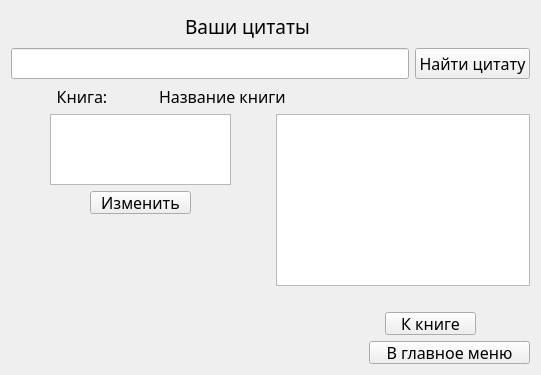
<?xml version="1.0" encoding="UTF-8"?>
<ui version="4.0">
 <class>My_Quotations</class>
 <widget class="QWidget" name="My_Quotations">
  <property name="geometry">
   <rect>
    <x>0</x>
    <y>0</y>
    <width>541</width>
    <height>375</height>
   </rect>
  </property>
  <property name="minimumSize">
   <size>
    <width>541</width>
    <height>375</height>
   </size>
  </property>
  <property name="windowTitle">
   <string>Form</string>
  </property>
  <layout class="QGridLayout" name="gridLayout">
   <item row="0" column="0">
    <layout class="QVBoxLayout" name="verticalLayout_5">
     <item>
      <layout class="QVBoxLayout" name="verticalLayout_4">
       <item>
        <layout class="QHBoxLayout" name="horizontalLayout_7">
         <item>
          <spacer name="horizontalSpacer_8">
           <property name="orientation">
            <enum>Qt::Horizontal</enum>
           </property>
           <property name="sizeHint" stdset="0">
            <size>
             <width>40</width>
             <height>20</height>
            </size>
           </property>
          </spacer>
         </item>
         <item>
          <widget class="QLabel" name="label_2">
           <property name="minimumSize">
            <size>
             <width>171</width>
             <height>31</height>
            </size>
           </property>
           <property name="maximumSize">
            <size>
             <width>171</width>
             <height>31</height>
            </size>
           </property>
           <property name="font">
            <font>
             <family>Segoe Script</family>
             <pointsize>14</pointsize>
            </font>
           </property>
           <property name="text">
            <string>Ваши цитаты</string>
           </property>
          </widget>
         </item>
         <item>
          <spacer name="horizontalSpacer_9">
           <property name="orientation">
            <enum>Qt::Horizontal</enum>
           </property>
           <property name="sizeHint" stdset="0">
            <size>
             <width>40</width>
             <height>20</height>
            </size>
           </property>
          </spacer>
         </item>
        </layout>
       </item>
       <item>
        <spacer name="verticalSpacer_10">
         <property name="orientation">
          <enum>Qt::Vertical</enum>
         </property>
         <property name="sizeHint" stdset="0">
          <size>
           <width>20</width>
           <height>40</height>
          </size>
         </property>
        </spacer>
       </item>
       <item>
        <layout class="QHBoxLayout" name="horizontalLayout_2">
         <item>
          <widget class="QLineEdit" name="lineQuote">
           <property name="font">
            <font>
             <family>Segoe Script</family>
             <pointsize>12</pointsize>
            </font>
           </property>
          </widget>
         </item>
         <item>
          <widget class="QPushButton" name="findQuote">
           <property name="maximumSize">
            <size>
             <width>154</width>
             <height>33</height>
            </size>
           </property>
           <property name="font">
            <font>
             <family>Segoe Script</family>
             <pointsize>12</pointsize>
            </font>
           </property>
           <property name="text">
            <string>Найти цитату</string>
           </property>
          </widget>
         </item>
        </layout>
       </item>
       <item>
        <spacer name="verticalSpacer_6">
         <property name="orientation">
          <enum>Qt::Vertical</enum>
         </property>
         <property name="sizeHint" stdset="0">
          <size>
           <width>20</width>
           <height>40</height>
          </size>
         </property>
        </spacer>
       </item>
       <item>
        <layout class="QHBoxLayout" name="horizontalLayout">
         <item>
          <widget class="QLabel" name="label">
           <property name="font">
            <font>
             <family>Segoe Script</family>
             <pointsize>12</pointsize>
            </font>
           </property>
           <property name="text">
            <string>Книга:</string>
           </property>
           <property name="alignment">
            <set>Qt::AlignCenter</set>
           </property>
          </widget>
         </item>
         <item>
          <widget class="QLabel" name="book_name">
           <property name="minimumSize">
            <size>
             <width>371</width>
             <height>20</height>
            </size>
           </property>
           <property name="font">
            <font>
             <family>Segoe Script</family>
             <pointsize>12</pointsize>
            </font>
           </property>
           <property name="text">
            <string>Название книги</string>
           </property>
          </widget>
         </item>
        </layout>
       </item>
       <item>
        <layout class="QHBoxLayout" name="horizontalLayout_3">
         <item>
          <layout class="QVBoxLayout" name="verticalLayout_2">
           <item>
            <layout class="QHBoxLayout" name="horizontalLayout_5">
             <item>
              <spacer name="horizontalSpacer_3">
               <property name="orientation">
                <enum>Qt::Horizontal</enum>
               </property>
               <property name="sizeHint" stdset="0">
                <size>
                 <width>40</width>
                 <height>20</height>
                </size>
               </property>
              </spacer>
             </item>
             <item>
              <widget class="QTextBrowser" name="textQuote">
               <property name="minimumSize">
                <size>
                 <width>181</width>
                 <height>71</height>
                </size>
               </property>
               <property name="maximumSize">
                <size>
                 <width>181</width>
                 <height>71</height>
                </size>
               </property>
              </widget>
             </item>
             <item>
              <spacer name="horizontalSpacer_4">
               <property name="orientation">
                <enum>Qt::Horizontal</enum>
               </property>
               <property name="sizeHint" stdset="0">
                <size>
                 <width>40</width>
                 <height>20</height>
                </size>
               </property>
              </spacer>
             </item>
            </layout>
           </item>
           <item>
            <layout class="QHBoxLayout" name="horizontalLayout_4">
             <item>
              <spacer name="horizontalSpacer">
               <property name="orientation">
                <enum>Qt::Horizontal</enum>
               </property>
               <property name="sizeHint" stdset="0">
                <size>
                 <width>40</width>
                 <height>20</height>
                </size>
               </property>
              </spacer>
             </item>
             <item>
              <layout class="QVBoxLayout" name="verticalLayout">
               <item>
                <widget class="QPushButton" name="Chenge_Quote">
                 <property name="minimumSize">
                  <size>
                   <width>101</width>
                   <height>23</height>
                  </size>
                 </property>
                 <property name="maximumSize">
                  <size>
                   <width>101</width>
                   <height>23</height>
                  </size>
                 </property>
                 <property name="font">
                  <font>
                   <family>Segoe Script</family>
                   <pointsize>12</pointsize>
                  </font>
                 </property>
                 <property name="text">
                  <string>Изменить</string>
                 </property>
                </widget>
               </item>
               <item>
                <spacer name="verticalSpacer">
                 <property name="orientation">
                  <enum>Qt::Vertical</enum>
                 </property>
                 <property name="sizeHint" stdset="0">
                  <size>
                   <width>20</width>
                   <height>40</height>
                  </size>
                 </property>
                </spacer>
               </item>
              </layout>
             </item>
             <item>
              <spacer name="horizontalSpacer_2">
               <property name="orientation">
                <enum>Qt::Horizontal</enum>
               </property>
               <property name="sizeHint" stdset="0">
                <size>
                 <width>40</width>
                 <height>20</height>
                </size>
               </property>
              </spacer>
             </item>
            </layout>
           </item>
          </layout>
         </item>
         <item>
          <layout class="QVBoxLayout" name="verticalLayout_3">
           <item>
            <widget class="QTableView" name="tableView"/>
           </item>
           <item>
            <spacer name="verticalSpacer_3">
             <property name="orientation">
              <enum>Qt::Vertical</enum>
             </property>
             <property name="sizeHint" stdset="0">
              <size>
               <width>20</width>
               <height>40</height>
              </size>
             </property>
            </spacer>
           </item>
           <item>
            <layout class="QHBoxLayout" name="horizontalLayout_6">
             <item>
              <spacer name="horizontalSpacer_5">
               <property name="orientation">
                <enum>Qt::Horizontal</enum>
               </property>
               <property name="sizeHint" stdset="0">
                <size>
                 <width>40</width>
                 <height>20</height>
                </size>
               </property>
              </spacer>
             </item>
             <item>
              <spacer name="horizontalSpacer_6">
               <property name="orientation">
                <enum>Qt::Horizontal</enum>
               </property>
               <property name="sizeHint" stdset="0">
                <size>
                 <width>40</width>
                 <height>20</height>
                </size>
               </property>
              </spacer>
             </item>
             <item>
              <widget class="QPushButton" name="Book">
               <property name="minimumSize">
                <size>
                 <width>91</width>
                 <height>23</height>
                </size>
               </property>
               <property name="maximumSize">
                <size>
                 <width>91</width>
                 <height>23</height>
                </size>
               </property>
               <property name="font">
                <font>
                 <family>Segoe Script</family>
                 <pointsize>12</pointsize>
                </font>
               </property>
               <property name="text">
                <string>К книге</string>
               </property>
              </widget>
             </item>
             <item>
              <spacer name="horizontalSpacer_7">
               <property name="orientation">
                <enum>Qt::Horizontal</enum>
               </property>
               <property name="sizeHint" stdset="0">
                <size>
                 <width>40</width>
                 <height>20</height>
                </size>
               </property>
              </spacer>
             </item>
            </layout>
           </item>
          </layout>
         </item>
        </layout>
       </item>
       <item>
        <spacer name="verticalSpacer_11">
         <property name="orientation">
          <enum>Qt::Vertical</enum>
         </property>
         <property name="sizeHint" stdset="0">
          <size>
           <width>20</width>
           <height>40</height>
          </size>
         </property>
        </spacer>
       </item>
      </layout>
     </item>
     <item>
      <layout class="QHBoxLayout" name="horizontalLayout_8">
       <item>
        <spacer name="horizontalSpacer_10">
         <property name="orientation">
          <enum>Qt::Horizontal</enum>
         </property>
         <property name="sizeHint" stdset="0">
          <size>
           <width>40</width>
           <height>20</height>
          </size>
         </property>
        </spacer>
       </item>
       <item>
        <widget class="QPushButton" name="back_main_menu">
         <property name="minimumSize">
          <size>
           <width>161</width>
           <height>23</height>
          </size>
         </property>
         <property name="font">
          <font>
           <family>Segoe Script</family>
           <pointsize>12</pointsize>
          </font>
         </property>
         <property name="text">
          <string>В главное меню</string>
         </property>
        </widget>
       </item>
      </layout>
     </item>
    </layout>
   </item>
  </layout>
 </widget>
 <resources/>
 <connections/>
</ui>
